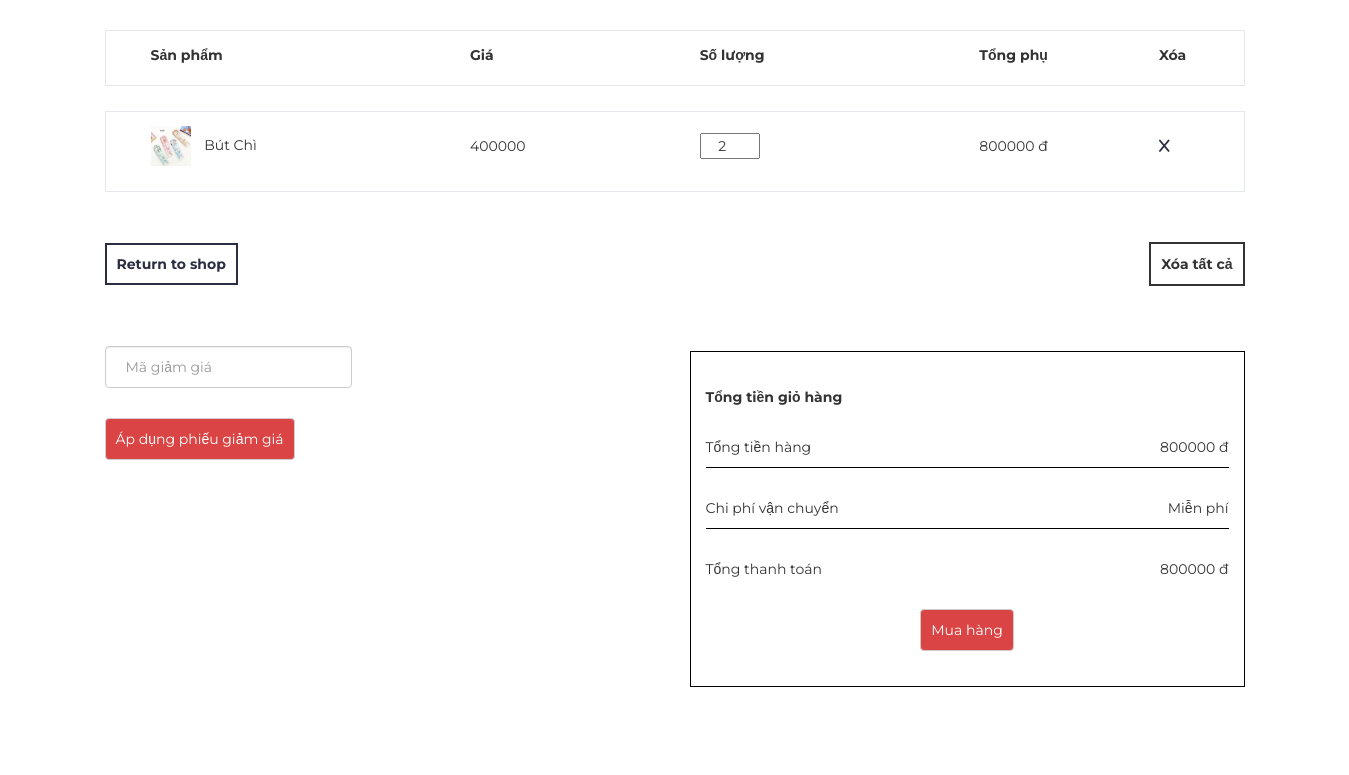
Page /HomeController/viewCart (signed in) on the committed database.
### tables this page shows
CREATE TABLE `tbl_cart` (
  `cart_id` int(11) NOT NULL,
  `id_taikhoan` int(11) NOT NULL,
  `id_sanpham` int(11) NOT NULL,
  `price` float NOT NULL,
  `quantity` int(11) NOT NULL
);

CREATE TABLE `tblsanpham` (
  `id_sanpham` int(11) NOT NULL,
  `tensp` varchar(255) NOT NULL,
  `loaisp_id` int(11) NOT NULL,
  `giasp` float NOT NULL,
  `khuyenmai` float NOT NULL,
  `anhsp` varchar(255) NOT NULL,
  `soluong` int(11) NOT NULL,
  `chitiet_sp` text NOT NULL,
  `id_NCC` int(11) NOT NULL
);

### mvc/core/Controller.php (called while the page is built, shortened)
<?php
    class Controller{
        public function view($view, $data=[]){
            require_once "./mvc/views/".$view.".php";
        }
    }
?>

### mvc/controllers/HomeController.php (called while the page is built, shortened)
<?php
class HomeController extends Controller
{
    function viewCart()
    {
        $cartModel = $this->model("CartModel");
        $id_taikhoan = $_SESSION['id_User'];
        $this->view("Customer/Cart", [
            "carts" => $cartModel->getCart($id_taikhoan),
        ]);
    }
}

### mvc/core/App.php (called while the page is built, shortened)
<?php
class App{
    protected $action="SayHi";
    function __construct(){
        $arr = $this->UrlProcess();
        if( file_exists("./mvc/controllers/".$arr[0].".php") ){
            unset($arr[0]);
        }
        $this->controller = new $this->controller;
        if(isset($arr[1])){
            if( method_exists( $this->controller , $arr[1]) ){
                $this->action = $arr[1];
            }
            unset($arr[1]);
        }
        $this->params = $arr?array_values($arr):[];
        call_user_func_array([$this->controller, $this->action], $this->params );
    }
    function UrlProcess(){
        if( isset($_GET["url"]) ){
            return explode("/", filter_var(trim($_GET["url"], "/")));
        }
    }
}
?>

### index.php (called while the page is built, shortened)
<?php
    $myApp = new App();
?>

### mvc/core/DB.php (called while the page is built, shortened)
<?php
    class DB{
        protected $servername = "localhost";
        protected $username = "root";
        protected $password = "";
        function __construct(){
            $this->con = mysqli_connect($this->servername, $this->username, $this->password);
        }
    }
?>

### mvc/models/CartModel.php (called while the page is built, shortened)
<?php
class CartModel extends DB
{
    public function getCart($id_taikhoan)
    {
        $sql = "SELECT Cart.cart_id, Cart.id_taikhoan, Cart.id_sanpham, Cart.price, Cart.quantity,SP.tensp, SP.anhsp
        FROM tbl_cart as Cart INNER JOIN tblsanpham as SP ON Cart.id_sanpham = SP.id_sanpham
        WHERE id_taikhoan = '" . $id_taikhoan . "' ORDER BY cart_id DESC;";
        $result = mysqli_query($this->con, $sql);
        return $result;
    }
}

### mvc/views/Customer/Cart.php (the view, shortened to what this page needs)
<!DOCTYPE html>
<html lang="en">
<head>
    <link type="text/css" rel="stylesheet" href="http://localhost/CHVanPhongPham/public/css/bootstrap.min.css" />
    <link type="text/css" rel="stylesheet" href="http://localhost/CHVanPhongPham/public/css/slick.css" />
    <link type="text/css" rel="stylesheet" href="http://localhost/CHVanPhongPham/public/css/slick-theme.css" />
    <link type="text/css" rel="stylesheet" href="http://localhost/CHVanPhongPham/public/css/nouislider.min.css" />
    <link rel="stylesheet" href="http://localhost/CHVanPhongPham/public/css/font-awesome.min.css" />
    <link rel="stylesheet" href="https://cdnjs.cloudflare.com/ajax/libs/font-awesome/6.6.0/css/all.min.css" />
    <link type="text/css" rel="stylesheet" href="http://localhost/CHVanPhongPham/public/css/style.css" />
</head>
<body>
    <div class="section">
        <div class="container">
            <div class="order-details" style="margin-bottom: 40px">
                <div class="order-summary">
                    <div class="col">
                        <div class="col-md-3">
                            <strong>
                                <p>Sản phẩm</p>
                            </strong>
                        </div>
                        <div class="col-md-2" style="left: 50px">
                            <strong>
                                <p>Giá</p>
                            </strong>
                        </div>
                        <div class="col-md-2" style="left: 100px">
                            <strong>
                                <p>Số lượng</p>
                            </strong>
                        </div>
                        <div class="col-md-2" style="left: 200px">
                            <strong>
                                <p>Tổng phụ</p>
                            </strong>
                        </div>
                        <div class="col-md-3" style="left: 200px">
                            <strong>
                                <p>Xóa</p>
                            </strong>
                        </div>
                    </div>
                </div>
            </div>
            <form action="">
                <?php
                $toltal_price = 0;
                if (mysqli_num_rows($data["carts"]) > 0) {
                    while ($row = mysqli_fetch_assoc($data["carts"])) {
                ?>
                        <div class="order-details" style="margin-bottom: 40px">
                            <div class="order-summary">
                                <div class="order-products" style="padding-bottom: 10px">
                                    <div class="col">
                                        <div class="col-md-3">
                                            <img src="http://localhost/CHVanPhongPham/public/image/<?php echo $row['anhsp'] ?>" alt="" style="height: 40px; width: 40px; margin-right: 10px" />
                                            <?php
                                            echo $row['tensp'];
                                            ?>
                                        </div>
                                        <div class="col-md-2" style="margin-top: 10px; left: 50px">
                                            <?php
                                            echo $row['price'];
                                            ?>
                                        </div>
                                        <div class="col-md-2" style="margin-top: 7px; left: 100px">
                                            <input class="text-center qty-input" type="number" name="qty" id="number-<?php echo $row['cart_id']; ?>" value="<?php echo (int)$row['quantity']; ?>" style="width: 60px" data-cart-id="<?php echo $row['cart_id']; ?>" />
                                        </div>
                                        <div id="subtotal-<?php echo $row['cart_id']; ?>" class="col-md-2" style="margin-top: 10px; left: 200px">
                                            <?php
                                            $row_price = (float)$row['price'] * (int)$row['quantity'];
                                            $toltal_price += $row_price;
                                            echo $row_price;
                                            ?> đ
                                        </div>
                                        <div class="col-md-3" style="margin-top: 10px; left: 200px">
                                            <a href="<?php echo '/CHVanPhongPham/HomeController/deleteCart/' . $row["cart_id"] . '' ?>" title="Xóa"><i class="fa-solid fa-x"></i></a>
                                        </div>
                                    </div>
                                </div>
                            </div>
                        </div>
                <?php
                    }
                }
                ?>
            </form>
            <div class="order-summary">
                <div class="order-products">
                    <div class="order-col">
                        <div>
                            <a href="http://localhost/CHVanPhongPham/HomeUser/show" style="padding: 10px; background-color: #fff; border: 2px solid;">
                                <strong>Return to shop</strong>
                            </a>
                        </div>
                        <div>
                            <form id="deleteAllForm" action="http://localhost/CHVanPhongPham/HomeController/deleteAllCart" method="POST">
                                <?php
                                if (mysqli_num_rows($data["carts"]) > 0) {
                                ?>
                                    <button type="button" id="deleteAllBtn" style="padding: 10px; background-color: #fff; border: 2px solid;">
                                        <strong>Xóa tất cả</strong>
                                    </button>
                                <?php } else { ?>
                                    <button type="button" id="deleteAllBtn" style="padding: 10px; background-color: #fff; border: 2px solid; opacity: 0.4; pointer-events: none">
                                        <strong>Xóa tất cả</strong>
                                    </button>
                                <?php } ?>
                            </form>
                        </div>
                    </div>
                </div>
            </div>
            <div class="row" style="margin-top: 40px">
                <div class="col-md-6" style="right: 15px; margin-top: 10px">
                    <div class="col-md-6 form-group">
                        <input class="form-control" type="text" name="couponCode" placeholder="Mã giảm giá" style="padding: 20px" />
                    </div>
                    <div class="form-group" style="margin-left: 15px">
                        <button class="btn btn-default" style="padding: 10px; color: #fff; background-color: #db4444">
                            Áp dụng phiếu giảm giá
                        </button>
                    </div>
                </div>
                <div class="col-md-6">
                    <div class="order-summary" style="
                border: 1.5px solid black;
                padding: 15px;
                margin-bottom: 60px;
              ">
                        <div class="order-products">
                            <div class="order-col" style="margin-top: 20px">
                                <strong>Tổng tiền giỏ hàng</strong>
                            </div>
                            <div class="order-col" style="margin-top: 20px; border-bottom: 1px solid black">
                                <div>Tổng tiền hàng</div>
                                <div id="total-price"><?php echo $toltal_price ?> đ</div>
                            </div>
                            <div class="order-col" style="margin-top: 20px; border-bottom: 1px solid black">
                                <div>Chi phí vận chuyển</div>
                                <div>Miễn phí</div>
                            </div>
                            <div class="order-col" style="margin-top: 20px">
                                <div>Tổng thanh toán</div>
                                <div id="total-payment"><?php
                                                        echo ($toltal_price - 0);
                                                        ?>
                                    đ
                                </div>
                            </div>
                            <div class="text-center" style="margin-top: 20px">
                                <a href="http://localhost/CHVanPhongPham/CheckoutController/Checkout" class="btn btn-default" style="
                      padding: 10px;
                      color: #fff;
                      background-color: #db4444;
                      margin-bottom: 20px;
                    ">
                                    Mua hàng
                                </a>
                            </div>
                        </div>
                    </div>
                </div>
            </div>
        </div>
    </div>
</body>
</html>

### public/css/style.css (style rules this page uses)
body { font-family: "Montserrat", sans-serif; font-weight: 400; color: #333; }
a { color: #2b2d42; font-weight: 500; -webkit-transition: 0.2s color; transition: 0.2s color; }
.section { padding-top: 30px; padding-bottom: 30px; }
.order-details { position: relative; padding: 0px 30px 40px; border-right: 1px solid #e4e7ed; border-left: 1px solid #e4e7ed; border-bottom: 1px solid #e4e7ed; }
.order-details:before { content: ""; position: absolute; left: -1px; right: -1px; top: -15px; height: 30px; border-top: 1px solid #e4e7ed; border-left: 1px solid #e4e7ed; border-right: 1px solid #e4e7ed; }
.order-summary { margin: 15px 0px; }
.order-summary .order-col { display: table; width: 100%; }
.order-summary .order-col:after { content: ""; display: block; clear: both; }
.order-summary .order-col > div { display: table-cell; padding: 10px 0px; }
.order-summary .order-col > div:first-child { width: calc(100% - 150px); }
.order-summary .order-col > div:last-child { width: 150px; text-align: right; }

### rows in the picture
tbl_cart: id_sanpham.anhsp (picture), id_sanpham.tensp "Bút Chì", price "400000", qty "2", row_price "800000"

### other values in the picture
$toltal_price "800000"
$toltal_price - 0 "800000"
